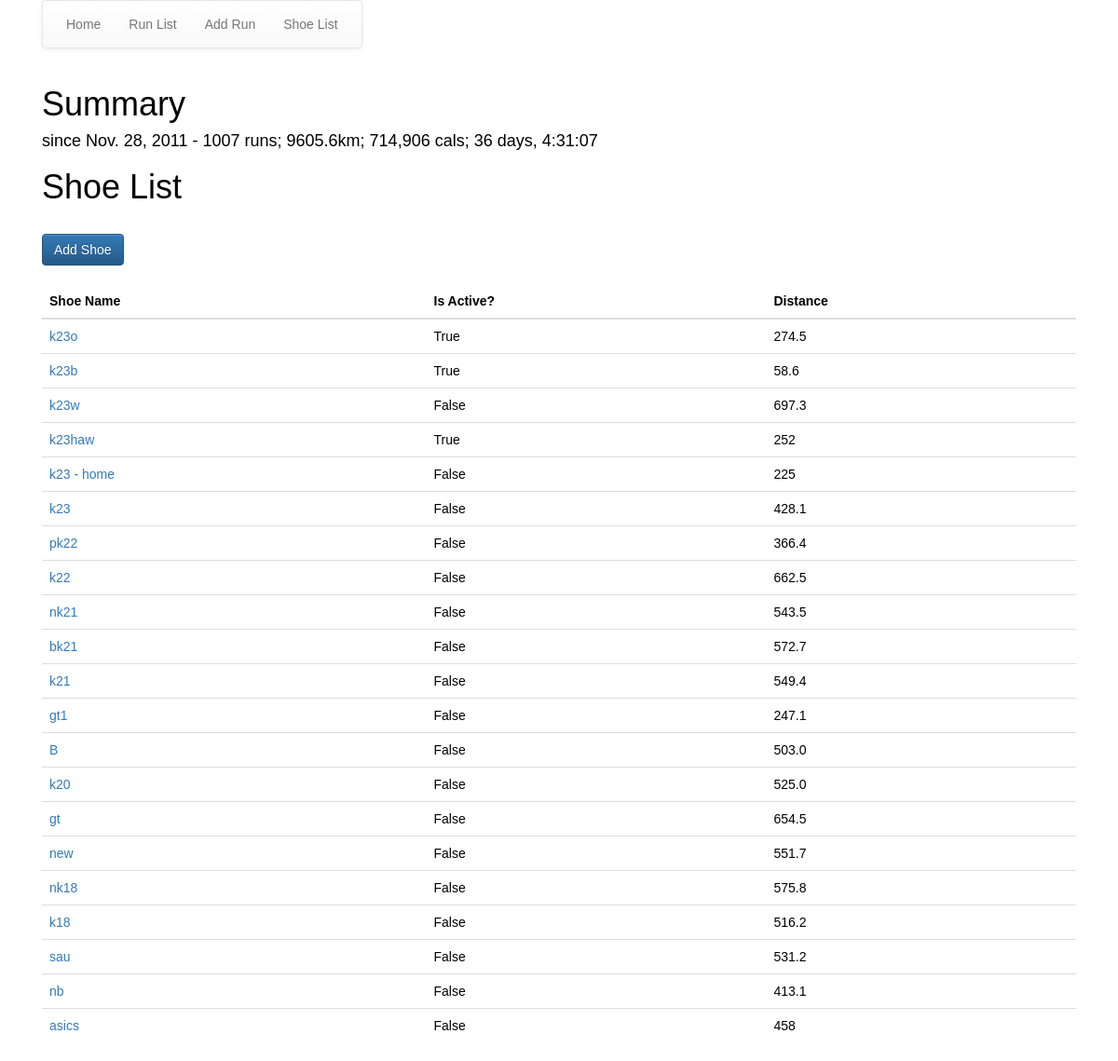
Page /run_app/shoe_list/ on the committed database.
### run_app/models.py (models this page shows, shortened)
class Run(models.Model):
    LOCATION_CHOICES = (
    ('1','town'),
    ('2','palace'),
    ('3','tamagawa'),
    ('4','tm')
    )
    date = models.DateField()
    dist = models.FloatField()
    time = models.DurationField()
    cals = models.PositiveIntegerField()
    shoes = models.ForeignKey(Shoes, on_delete=models.CASCADE,related_name='run')
    location = models.CharField(choices=LOCATION_CHOICES, max_length=30)

class Shoes(models.Model):
    name = models.CharField(max_length=30, unique=True)
    active = models.BooleanField()
    main_shoe = models.BooleanField(default=False)

### run_app/views.py (the view)
class ShoeListView(ListView):
    model = Shoes
    queryset = Shoes.objects.all().order_by('-id')
    def get_context_data(self, **kwargs):
        context = super(ShoeListView, self).get_context_data(**kwargs)
        dist = Run.objects.values('shoes').annotate(total_dist=Sum('dist')).order_by('-shoes__id')
        list = zip(self.object_list, dist)
        num_runs = Run.objects.all().count()
        total_dist = Run.objects.aggregate(Sum('dist'))
        runtime = Run.objects.aggregate(Sum('time'))
        total_time = runtime.get('time__sum')
        total_cals = Run.objects.aggregate(Sum('cals'))
        start_date = Run.objects.earliest('date')
        summary_list = [num_runs, total_dist, total_time, total_cals, start_date]
        context.update({
             'shoes_list': list,
             'total_dist': total_dist,
             'num_runs': num_runs,
             'total_time': total_time,
             'total_cals': total_cals,
             'start_date': start_date
         })
        return context

### run_app/templates/run_app/shoes_list.html
{%extends "run_app/base.html"%}
{%load staticfiles%}
{% load humanize %}
{%block body_block%}
<h1>Summary</h1>
<h4>since {{start_date.date}} - {{num_runs}} runs; {{total_dist.dist__sum|floatformat}}km; {{total_cals.cals__sum|intcomma}} cals; {{total_time}}</h4>
<h1>Shoe List</h1>
<br>
<a href="{% url 'run_app:add_shoe' %}"> <button class="btn btn-primary">Add Shoe</button></a>
<br>
<br>
<table class="table">
  <thead>
    <th>Shoe Name</th>
    <th>Is Active?</th>
    <th>Distance</th>
  </thead>
  <tbody>
    {%for shoe, dist in shoes_list%}
    <tr>
      <td><a href='/run_app/update_shoe/{{shoe.id}}/'>{{shoe.name}}</td>
        <td>{{shoe.active}}</td>
        <td>{{dist.total_dist|floatformat}}</td>
    </tr>
    {%endfor%}
  </tbody>
</table>
{%endblock%}

### static/fb_app/css/my_style.css (style rules this page uses)
body { font-family: Arial; color: black; height: 100%; }
* { box-sizing: border-box; }

### rows in the picture
Run: date "Nov. 28, 2011"
Shoes: name "k23o", active "True", total_dist "274.5"
Shoes: name "k23b", active "True", total_dist "58.6"
Shoes: name "k23w", active "False", total_dist "697.3"
Shoes: name "k23haw", active "True", total_dist "252"
Shoes: name "k23 - home", active "False", total_dist "225"
Shoes: name "k23", active "False", total_dist "428.1"
Shoes: name "pk22", active "False", total_dist "366.4"
Shoes: name "k22", active "False", total_dist "662.5"
Shoes: name "nk21", active "False", total_dist "543.5"
Shoes: name "bk21", active "False", total_dist "572.7"
Shoes: name "k21", active "False", total_dist "549.4"
Shoes: name "gt1", active "False", total_dist "247.1"
Shoes: name "B", active "False", total_dist "503.0"
Shoes: name "k20", active "False", total_dist "525.0"
Shoes: name "gt", active "False", total_dist "654.5"
Shoes: name "new", active "False", total_dist "551.7"
Shoes: name "nk18", active "False", total_dist "575.8"
Shoes: name "k18", active "False", total_dist "516.2"
Shoes: name "sau", active "False", total_dist "531.2"
Shoes: name "nb", active "False", total_dist "413.1"
Shoes: name "asics", active "False", total_dist "458"

### other values in the picture
{{ num_runs }} "1007"
{{ total_dist.dist__sum|floatformat }} "9605.6"
{{ total_cals.cals__sum|intcomma }} "714,906"
{{ total_time }} "36 days, 4:31:07"
